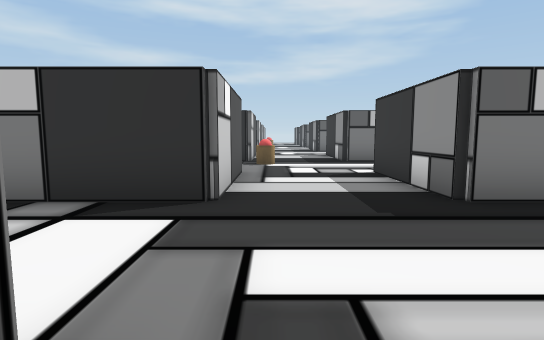
view 1 (above)

24 first-person views from a walk through a Unity game level. The camera is 1.5 m above the floor, tilts 6° down and sees 80° across. The floor is counted in squares, 2 m on a side. Each view is taken from the middle of a square. On the plan, view 1 faces up. The plan holds only what a view shows up to about 11 squares ahead; the rest is blank. The place goes on beyond the plan.

view 2
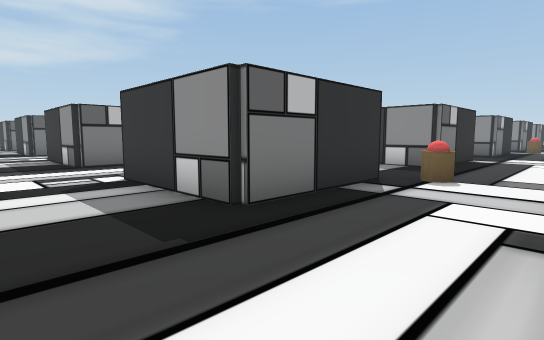

view 3
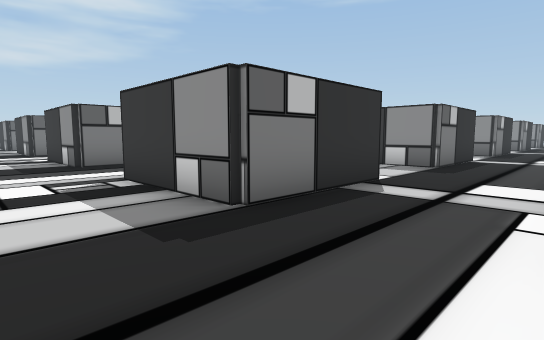

view 4
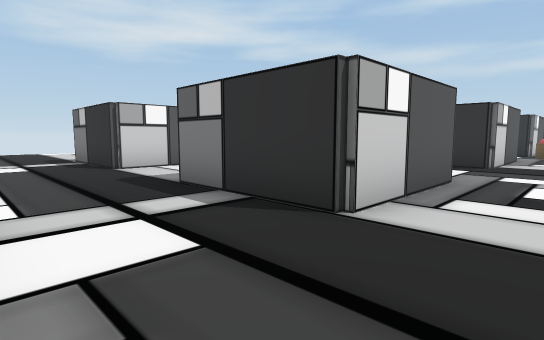

view 5
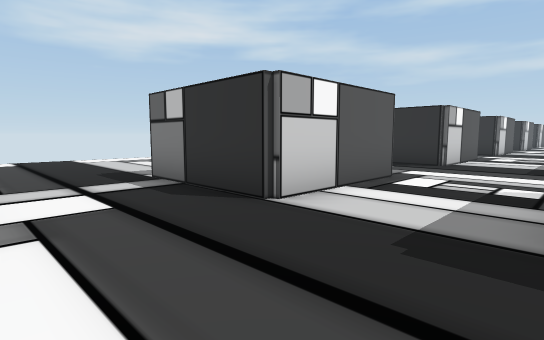

view 6
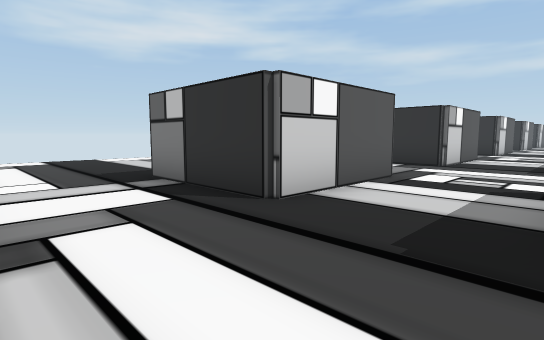

view 7
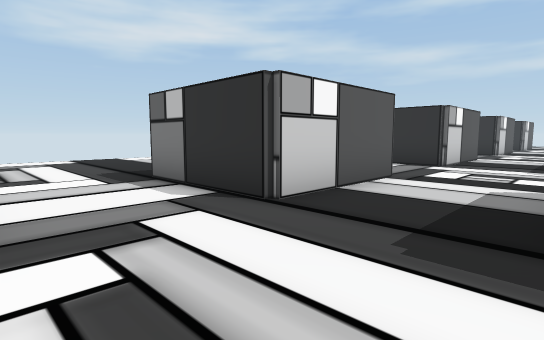

view 8
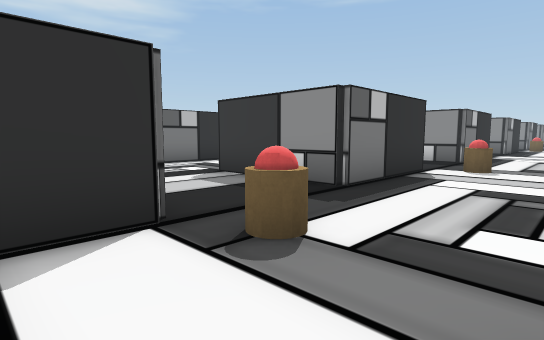

view 9
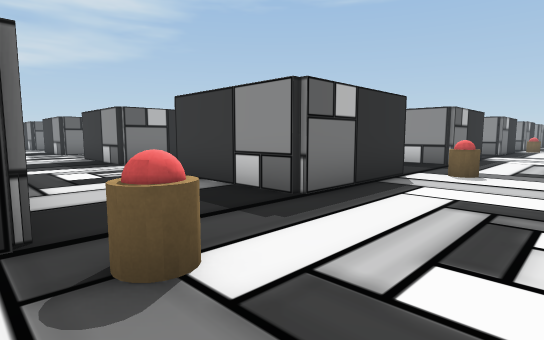

view 10
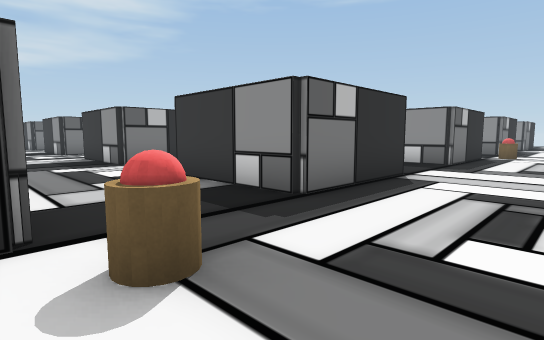

view 11
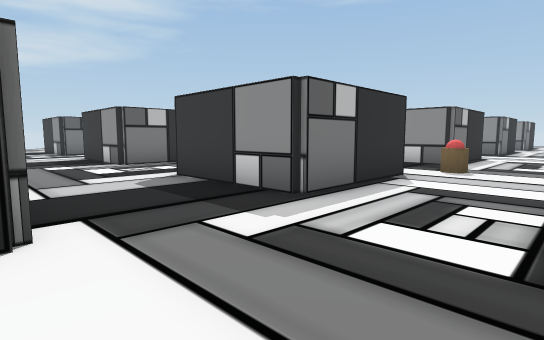

view 12
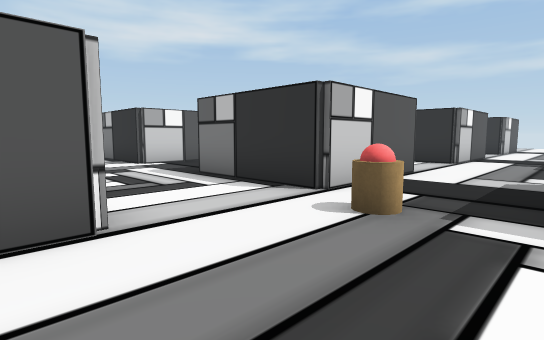

view 13
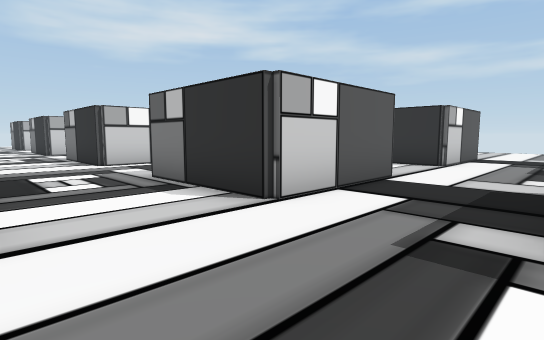

view 14
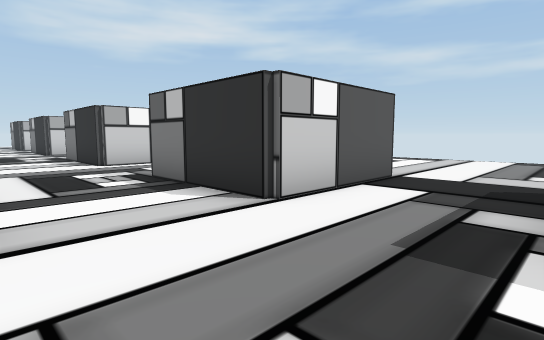

view 15
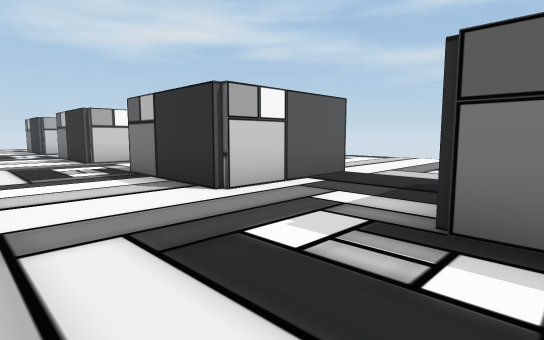

view 16
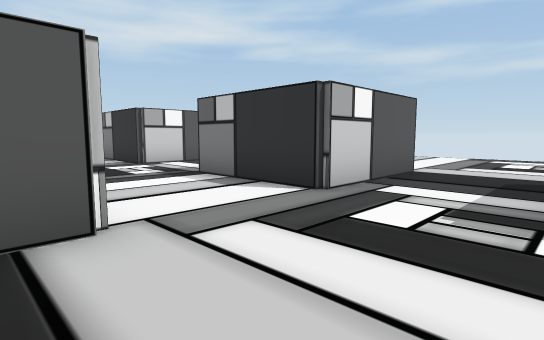

view 17
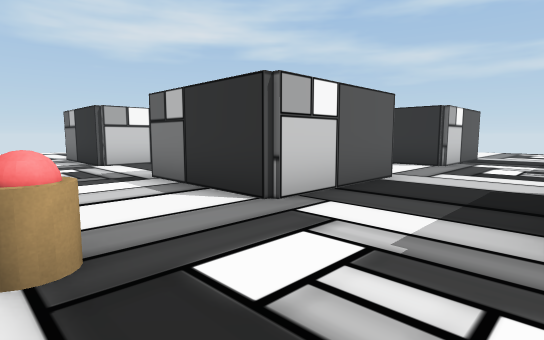

view 18
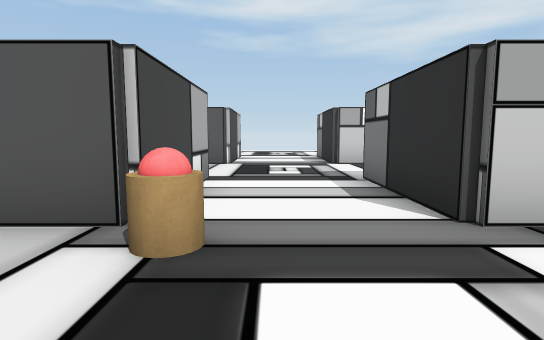

view 19
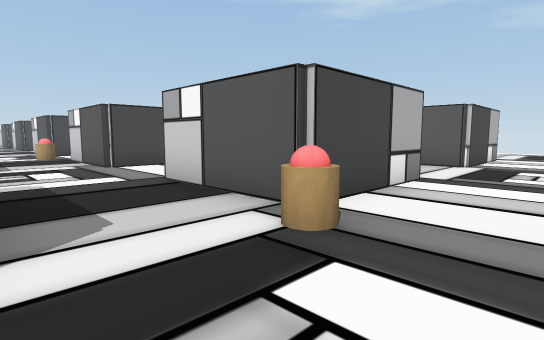

view 20
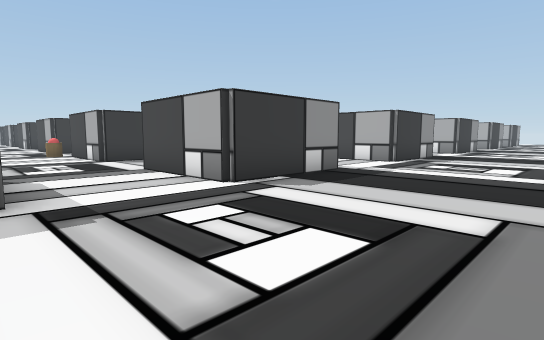

view 21
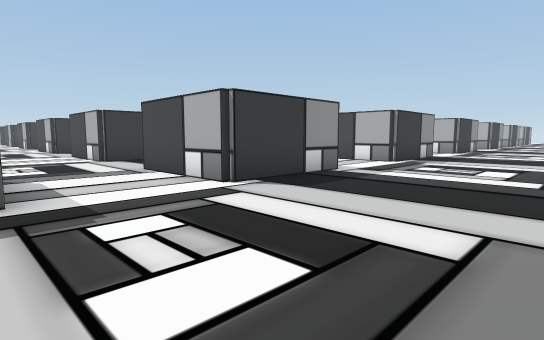

view 22
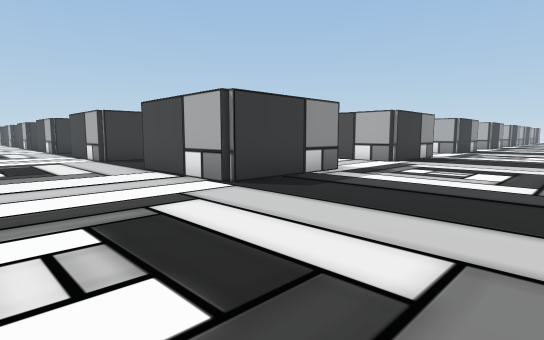

view 23
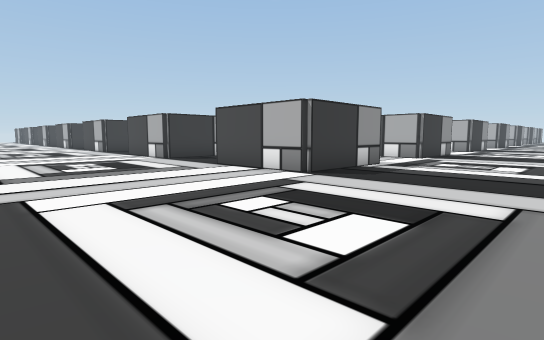

view 24
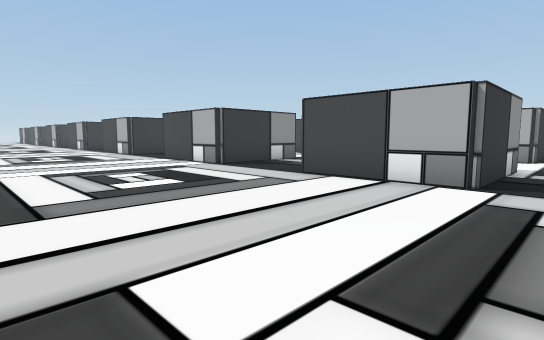

### Floor plan
Points are (right, up) in squares from view 1. A wall is a line through its corners. A room is listed if a view was taken in it or the views show most of it. See-through windows are left out.
Room 1 (views 1, 2, 3, 4, 5, 6, 7, 8, 9, 10, 11, 12, 13, 14, 15, 16, 17, 18, 19, 20, 21, 22, 23, 24)
walls: (-2.1, 12.9) (-0.6, 12.9) (-0.6, 9.6) (-1.9, 9.6); (-3.9, 17.6) (-3.9, 18.9) (-0.6, 18.9) (-0.6, 15.8); (-6.6, 12.9) (-6.6, 9.6) (-9.8, 9.6); (5.4, 17.5) (5.4, 15.6) (2.1, 15.6) (2.1, 18.8); (-0.6, 6.8) (-0.6, 3.6) (-3.1, 3.6); (5.5, 9.6) (2.1, 9.6) (2.1, 12.8); (-9.9, 15.8) (-9.9, 18.9) (-6.6, 18.9) (-6.6, 15.6) (-8, 15.6); (-3.9, 23.6) (-3.9, 24.9) (-1.5, 24.9); (-6.6, 23) (-6.6, 21.6) (-9.9, 21.6) (-9.9, 24.9) (-6.8, 24.9); (-6.6, 6.9) (-6.6, 3.6) (-9.8, 3.6); (-9.9, 10.5) (-9.9, 12.9) (-8, 12.9); (-0.6, 25) (-0.6, 21.6) (-3.8, 21.6); (5.4, 23) (5.4, 21.6) (2.2, 21.6); (11.4, 13) (11.4, 12.1); (-0.6, 27.6) (-3.9, 27.6) (-3.9, 30.9) (-0.6, 30.9) (-0.6, 27.6); (11.4, 18.8) (11.4, 15.6) (8.1, 15.6) (8.1, 18.8); (5.4, 3.6) (2.1, 3.6) (2.1, 6.8); (11.4, 9.6) (8.1, 9.6) (8.1, 12.8); (-0.6, 0.8) (-0.6, -2.4) (-3.8, -2.4); (-6.6, 0.9) (-6.6, -2.4) (-9.8, -2.4); (-9.9, 27.5) (-9.9, 30.9) (-6.6, 30.9); (-6.6, 29.5) (-6.6, 27.6) (-9.4, 27.6); (11.4, 24.9) (11.4, 21.6) (8.1, 21.6) (8.1, 24.8); (11.2, 3.6) (8.1, 3.6) (8.1, 5.1); (5.4, 30.8) (5.4, 27.6) (2.2, 27.6); (5.4, -2.4) (2.1, -2.4) (2.1, 0.8); (11.4, 30.9) (11.4, 27.6) (8.1, 27.6); (11.2, -2.4) (8.1, -2.4) (8.1, -0.9)
objects: other object (0, 9); other object (0, 19); other object (6, 3); other object (6, 9); other object (12, 15)

Where each view was taken, in squares from view 1:
view 1: 0 up, 0 right, facing up
view 2: 1 up, 0 right, facing up-right
view 3: 5 down, 0 right, facing up-right
view 4: 5 down, 1 right, facing up-left
view 5: 5 down, 4 left, facing up-left
view 6: 1 up, 4 left, facing up-left
view 7: 7 up, 4 left, facing up-left
view 8: 7 up, 2 left, facing up-right
view 9: 7 up, 1 left, facing up-right
view 10: 7 up, 5 right, facing up-right
view 11: 13 up, 5 right, facing up-right
view 12: 12 up, 14 right, facing up-left
view 13: 19 up, 14 right, facing up-left
view 14: 25 up, 14 right, facing up-left
view 15: 25 up, 9 right, facing up-left
view 16: 24 up, 2 right, facing up-left
view 17: 19 up, 2 right, facing up-left
view 18: 20 up, 2 right, facing left
view 19: 21 up, 2 right, facing down-left
view 20: 22 up, 14 left, facing down-right
view 21: 28 up, 14 left, facing down-right
view 22: 34 up, 14 left, facing down-right
view 23: 36 up, 14 left, facing down-right
view 24: 36 up, 11 left, facing down-right
